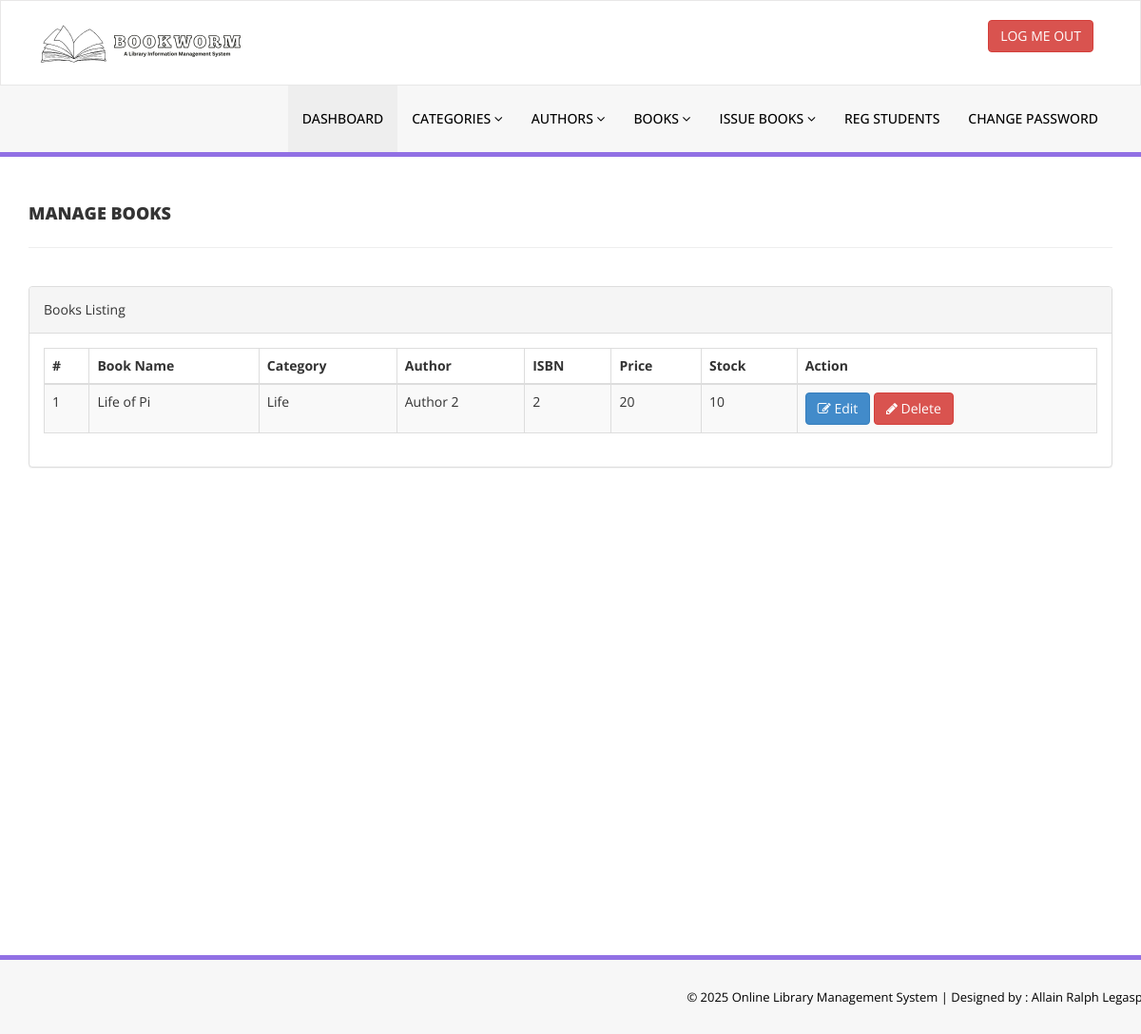
The app's page /admin/manage-books.php (signed in) with its own data.
### tables this page shows
CREATE TABLE `tblbooks` (
  `id` int(11) NOT NULL,
  `BookName` varchar(255) DEFAULT NULL,
  `CatId` int(11) DEFAULT NULL,
  `AuthorId` int(11) DEFAULT NULL,
  `ISBNNumber` int(11) DEFAULT NULL,
  `BookPrice` int(11) DEFAULT NULL,
  `RegDate` timestamp NULL DEFAULT current_timestamp(),
  `UpdationDate` timestamp NULL DEFAULT NULL ON UPDATE current_timestamp(),
  `Stock` int(11) DEFAULT 0
);

CREATE TABLE `tblcategory` (
  `id` int(11) NOT NULL,
  `CategoryName` varchar(150) DEFAULT NULL,
  `Status` int(1) DEFAULT NULL,
  `CreationDate` timestamp NULL DEFAULT current_timestamp(),
  `UpdationDate` timestamp NULL DEFAULT '0000-00-00 00:00:00' ON UPDATE current_timestamp()
);

CREATE TABLE `tblauthors` (
  `id` int(11) NOT NULL,
  `AuthorName` varchar(159) DEFAULT NULL,
  `creationDate` timestamp NULL DEFAULT current_timestamp(),
  `UpdationDate` timestamp NULL DEFAULT NULL ON UPDATE current_timestamp()
);

### admin/manage-books.php (the view, shortened to what this page needs)
<?php
include('includes/config.php');
if(strlen($_SESSION['alogin'])==0)
    {
header('location:index.php');
}
else{
?>
<!DOCTYPE html>
<html xmlns="http://www.w3.org/1999/xhtml">
<head>
    <link href="assets/css/bootstrap.css" rel="stylesheet" />
    <link href="assets/css/font-awesome.css" rel="stylesheet" />
    <link href="assets/js/dataTables/dataTables.bootstrap.css" rel="stylesheet" />
    <link href="assets/css/style.css" rel="stylesheet" />
</head>
<body>
<?php include('includes/header.php');?>
    <div class="content-wrapper">
         <div class="container">
        <div class="row pad-botm">
            <div class="col-md-12">
                <h4 class="header-line">Manage Books</h4>
    </div>
     <div class="row">
</div>
        </div>
            <div class="row">
                <div class="col-md-12">
                    <div class="panel panel-default">
                        <div class="panel-heading">
                           Books Listing
                        </div>
                        <div class="panel-body">
                            <div class="table-responsive">
                                <table class="table table-striped table-bordered table-hover" id="dataTables-example">
                                    <thead>
                                        <tr>
                                            <th>#</th>
                                            <th>Book Name</th>
                                            <th>Category</th>
                                            <th>Author</th>
                                            <th>ISBN</th>
                                            <th>Price</th>
                                            <th>Stock</th>
                                            <th>Action</th>
                                        </tr>
                                    </thead>
                                    <tbody>
<?php $sql = "SELECT tblbooks.BookName,tblcategory.CategoryName,tblauthors.AuthorName,tblbooks.ISBNNumber,tblbooks.BookPrice,tblbooks.Stock,tblbooks.id as bookid from  tblbooks join tblcategory on tblcategory.id=tblbooks.CatId join tblauthors on tblauthors.id=tblbooks.AuthorId";
$query = $dbh -> prepare($sql);
$query->execute();
$results=$query->fetchAll(PDO::FETCH_OBJ);
$cnt=1;
if($query->rowCount() > 0)
{
foreach($results as $result)
{               ?>
                                        <tr class="odd gradeX">
                                            <td class="center"><?php echo htmlentities($cnt);?></td>
                                            <td class="center"><?php echo htmlentities($result->BookName);?></td>
                                            <td class="center"><?php echo htmlentities($result->CategoryName);?></td>
                                            <td class="center"><?php echo htmlentities($result->AuthorName);?></td>
                                            <td class="center"><?php echo htmlentities($result->ISBNNumber);?></td>
                                            <td class="center"><?php echo htmlentities($result->BookPrice);?></td>
                                            <td class="center"><?php echo htmlentities($result->Stock);?></td>
                                            <td class="center">
                                            <a href="edit-book.php?bookid=<?php echo htmlentities($result->bookid);?>"><button class="btn btn-primary"><i class="fa fa-edit "></i> Edit</button>
                                          <a href="manage-books.php?del=<?php echo htmlentities($result->bookid);?>" onclick="return confirm('Are you sure you want to delete?');" >  <button class="btn btn-danger"><i class="fa fa-pencil"></i> Delete</button>
                                            </td>
                                        </tr>
 <?php $cnt=$cnt+1;}} ?>
                                    </tbody>
                                </table>
                            </div>
                        </div>
                    </div>
                </div>
            </div>
    </div>
    </div>
  <?php include('includes/footer.php');?>
</body>
</html>
<?php } ?>

### admin/assets/css/style.css (style rules this page uses)
.content-wrapper { margin-top: 40px; min-height:800px; padding-bottom:90px; }
.header-line { font-weight:900; padding-bottom:25px; border-bottom:1px solid #eeeeee; text-transform:uppercase; }
.pad-botm { padding-bottom:30px; }

### records on screen
tblbooks: BookName "Life of Pi", tblcategory.CategoryName "Life", AuthorId.AuthorName "Author 2", ISBNNumber "2", BookPrice "20", Stock "10"
